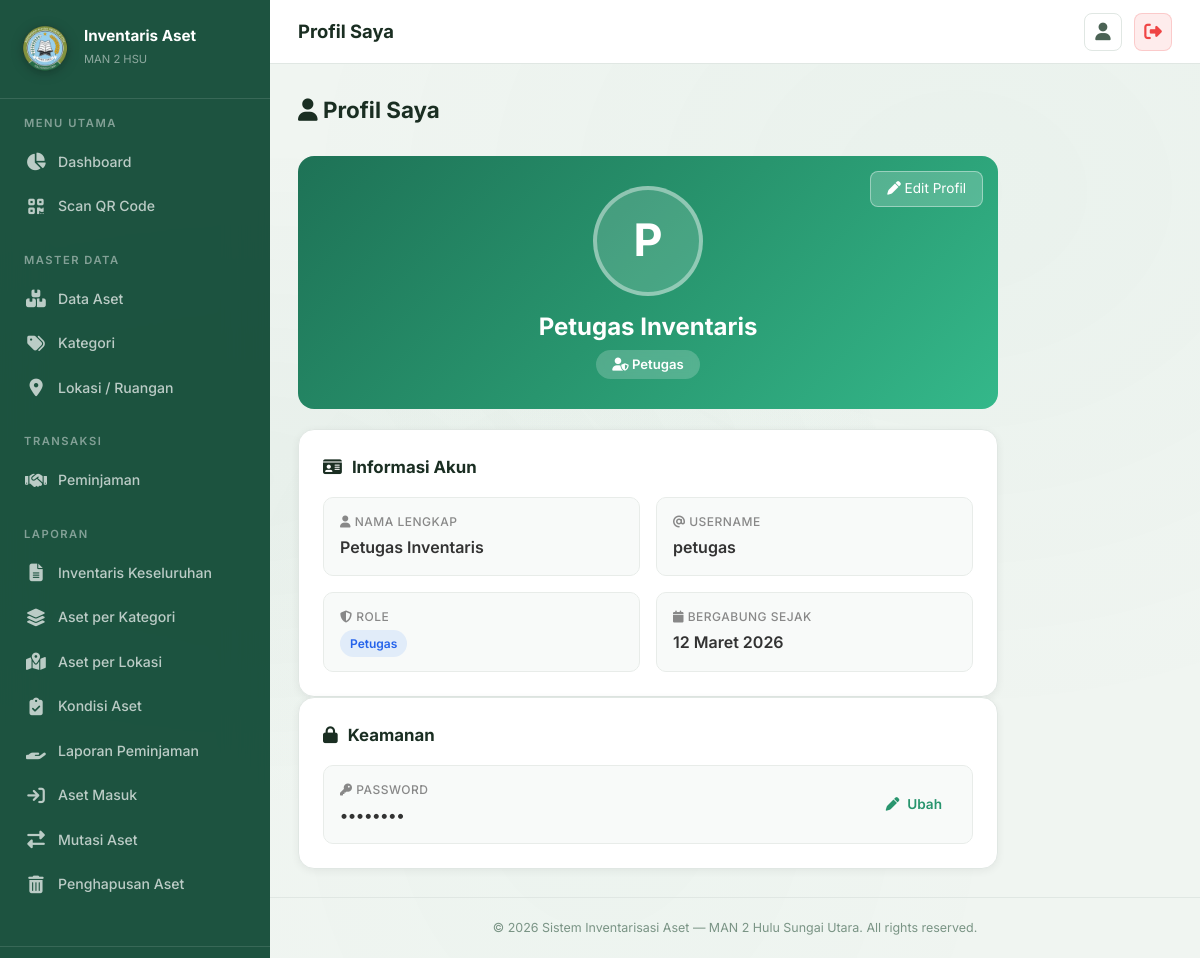
The app's page /pages/profil.php (signed in), older data.
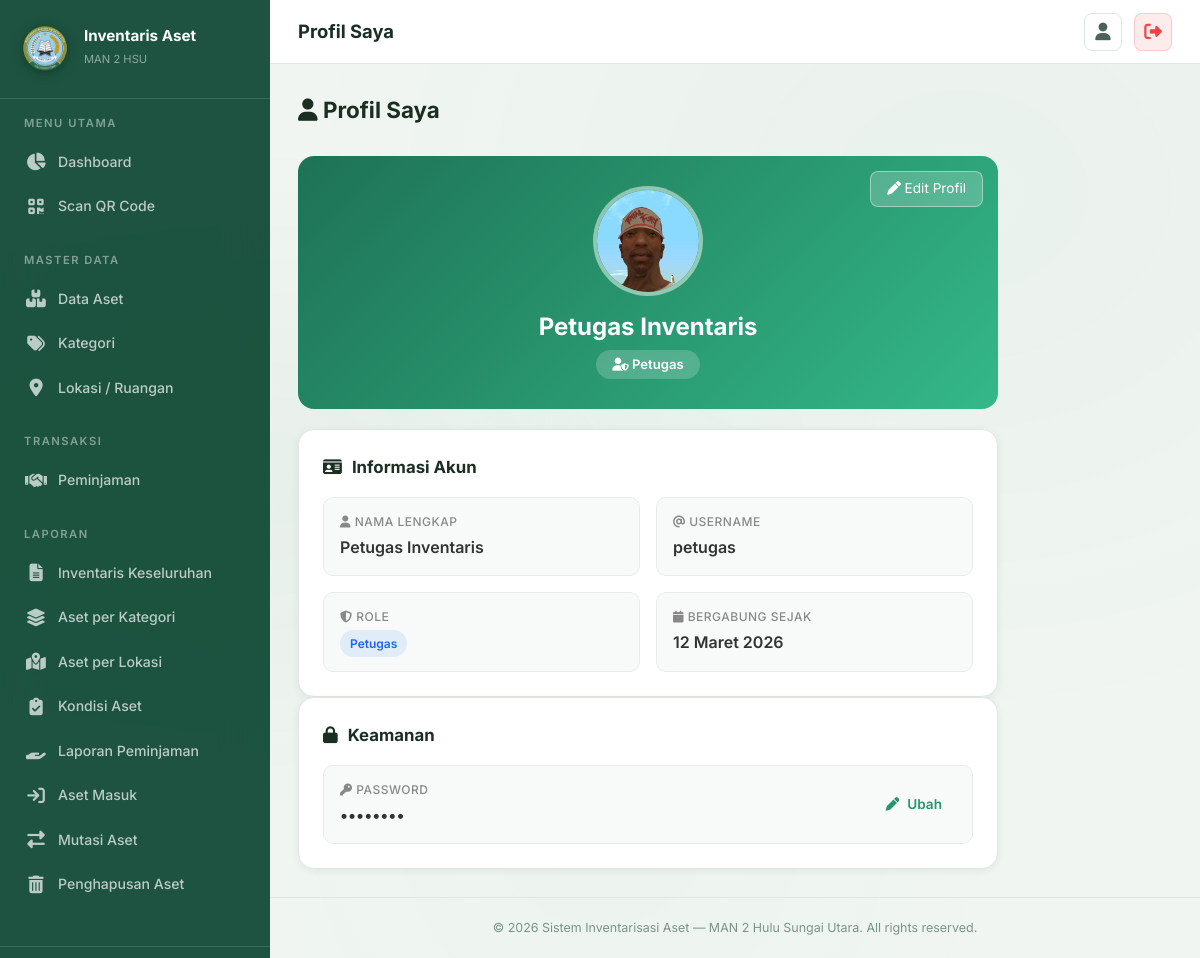
The same page, newer data.
### tables this page shows
CREATE TABLE `users` (
  `id` int NOT NULL AUTO_INCREMENT,
  `nama` varchar(100) NOT NULL,
  `username` varchar(50) NOT NULL,
  `password` varchar(255) NOT NULL,
  `role` enum('admin','petugas','guru') NOT NULL DEFAULT 'petugas',
  `nip` varchar(30) DEFAULT NULL,
  `jabatan` varchar(100) DEFAULT NULL,
  `no_telepon` varchar(20) DEFAULT NULL,
  `foto` varchar(255) DEFAULT NULL,
  `created_at` timestamp NULL DEFAULT CURRENT_TIMESTAMP,
  PRIMARY KEY (`id`),
  UNIQUE KEY `username` (`username`)
);

### pages/profil.php (the view, shortened to what this page needs)
<?php
$pdo = getConnection();
$stmt = $pdo->prepare("SELECT * FROM users WHERE id = ?");
$stmt->execute([$_SESSION['user_id']]);
$user = $stmt->fetch();
$editMode = isset($_GET['edit']);
$createdAt = isset($user['created_at']) ? date('d F Y', strtotime($user['created_at'])) : '-';
$bulanIndo = ['January'=>'Januari','February'=>'Februari','March'=>'Maret','April'=>'April','May'=>'Mei','June'=>'Juni','July'=>'Juli','August'=>'Agustus','September'=>'September','October'=>'Oktober','November'=>'November','December'=>'Desember'];
foreach ($bulanIndo as $en => $id) {
    $createdAt = str_replace($en, $id, $createdAt);
}
require_once __DIR__ . '/../includes/header.php';
require_once __DIR__ . '/../includes/sidebar.php';
?>
<div class="page-header">
    <div><h2><i class="fas fa-user"></i> Profil Saya</h2></div>
</div>
<div class="profile-container">
<?php if (!$editMode): ?>
    <div class="profile-header-card animate-fadeInUp">
        <a href="?edit=1" class="btn-edit-profil"><i class="fas fa-pen"></i> Edit Profil</a>
        <div class="profile-avatar">
            <?php if ($user['foto'] && file_exists(__DIR__ . '/../assets/uploads/' . $user['foto'])): ?>
                <img src="/inventaris-aset-man2hsu/assets/uploads/<?= htmlspecialchars($user['foto']) ?>" alt="Foto Profil">
            <?php else: ?>
                <?= strtoupper(substr($user['nama'], 0, 1)) ?>
            <?php endif; ?>
        </div>
        <div class="profile-name"><?= htmlspecialchars($user['nama']) ?></div>
        <div class="profile-role">
            <i class="fas fa-<?= $user['role'] === 'admin' ? 'crown' : 'user-shield' ?>"></i>
            <?= ucfirst($user['role']) ?>
        </div>
    </div>
    <div class="card animate-fadeInUp" style="animation-delay:.1s">
        <div class="card-body">
            <h4 style="margin-top:0;margin-bottom:16px;font-size:1.05rem;">
                <i class="fas fa-id-card" style="color:var(--primary);margin-right:6px;"></i> Informasi Akun
            </h4>
            <div class="detail-grid">
                <div class="detail-item">
                    <div class="detail-label"><i class="fas fa-user"></i> Nama Lengkap</div>
                    <div class="detail-value"><?= htmlspecialchars($user['nama']) ?></div>
                </div>
                <div class="detail-item">
                    <div class="detail-label"><i class="fas fa-at"></i> Username</div>
                    <div class="detail-value"><?= htmlspecialchars($user['username']) ?></div>
                </div>
                <div class="detail-item">
                    <div class="detail-label"><i class="fas fa-shield-halved"></i> Role</div>
                    <div class="detail-value">
                        <span class="badge badge-<?= $user['role'] === 'admin' ? 'primary' : 'info' ?>">
                            <?= ucfirst($user['role']) ?>
                        </span>
                    </div>
                </div>
                <div class="detail-item">
                    <div class="detail-label"><i class="fas fa-calendar"></i> Bergabung Sejak</div>
                    <div class="detail-value"><?= $createdAt ?></div>
                </div>
            </div>
        </div>
    </div>
    <div class="card animate-fadeInUp" style="animation-delay:.15s">
        <div class="card-body">
            <h4 style="margin-top:0;margin-bottom:16px;font-size:1.05rem;">
                <i class="fas fa-lock" style="color:var(--primary);margin-right:6px;"></i> Keamanan
            </h4>
            <div class="detail-item" style="display:flex;align-items:center;justify-content:space-between;">
                <div>
                    <div class="detail-label"><i class="fas fa-key"></i> Password</div>
                    <div class="detail-value">••••••••</div>
                </div>
                <a href="?edit=1" class="btn btn-outline" style="font-size:.85rem;padding:6px 14px;">
                    <i class="fas fa-pen"></i> Ubah
                </a>
            </div>
        </div>
    </div>
<?php endif; ?>
</div>
<?php require_once __DIR__ . '/../includes/footer.php'; ?>

Row changes from the older to the newer data that the page shows:
changed users "Petugas Inventaris": foto: picture added; nama "P" → (not shown)
